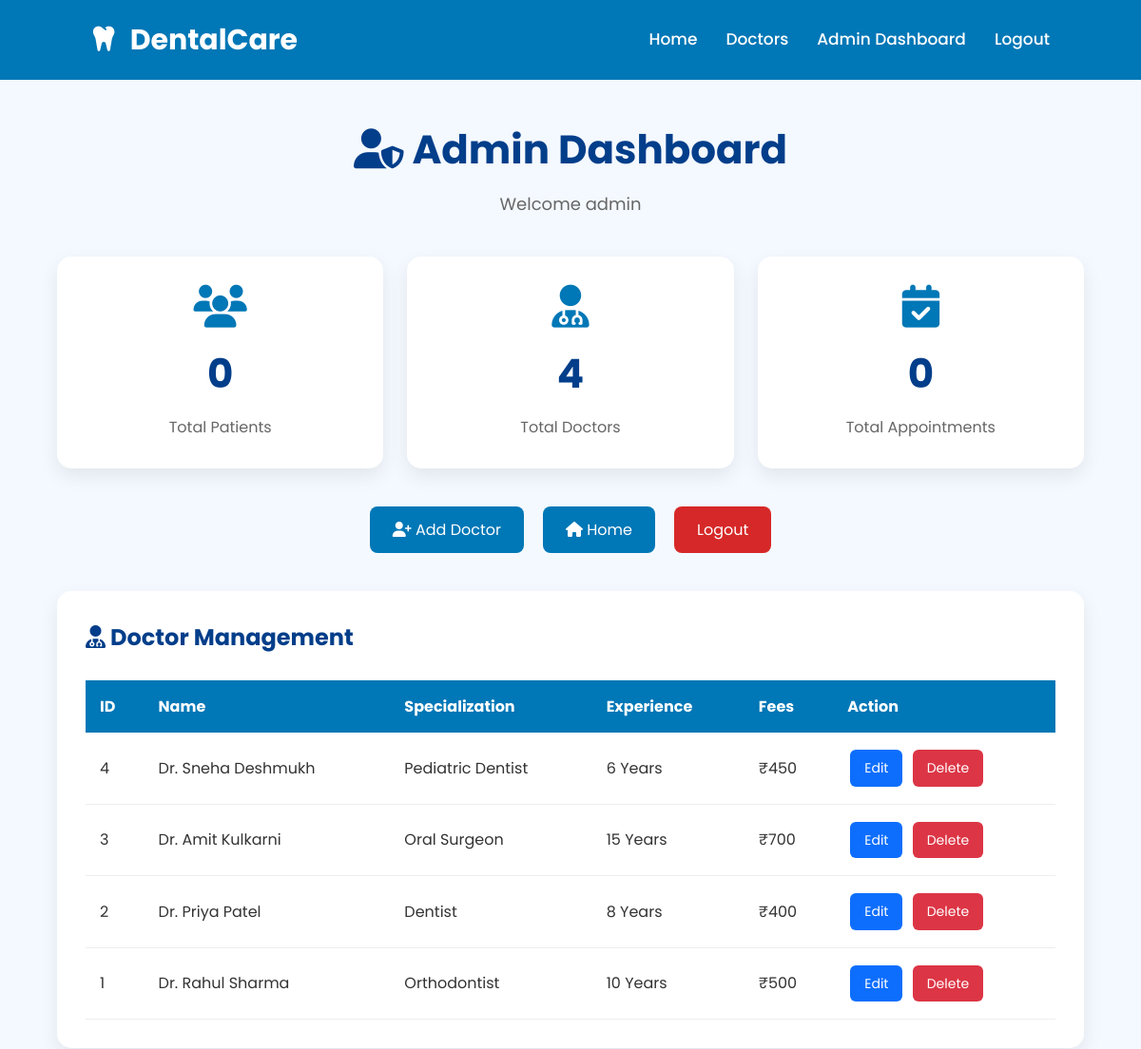
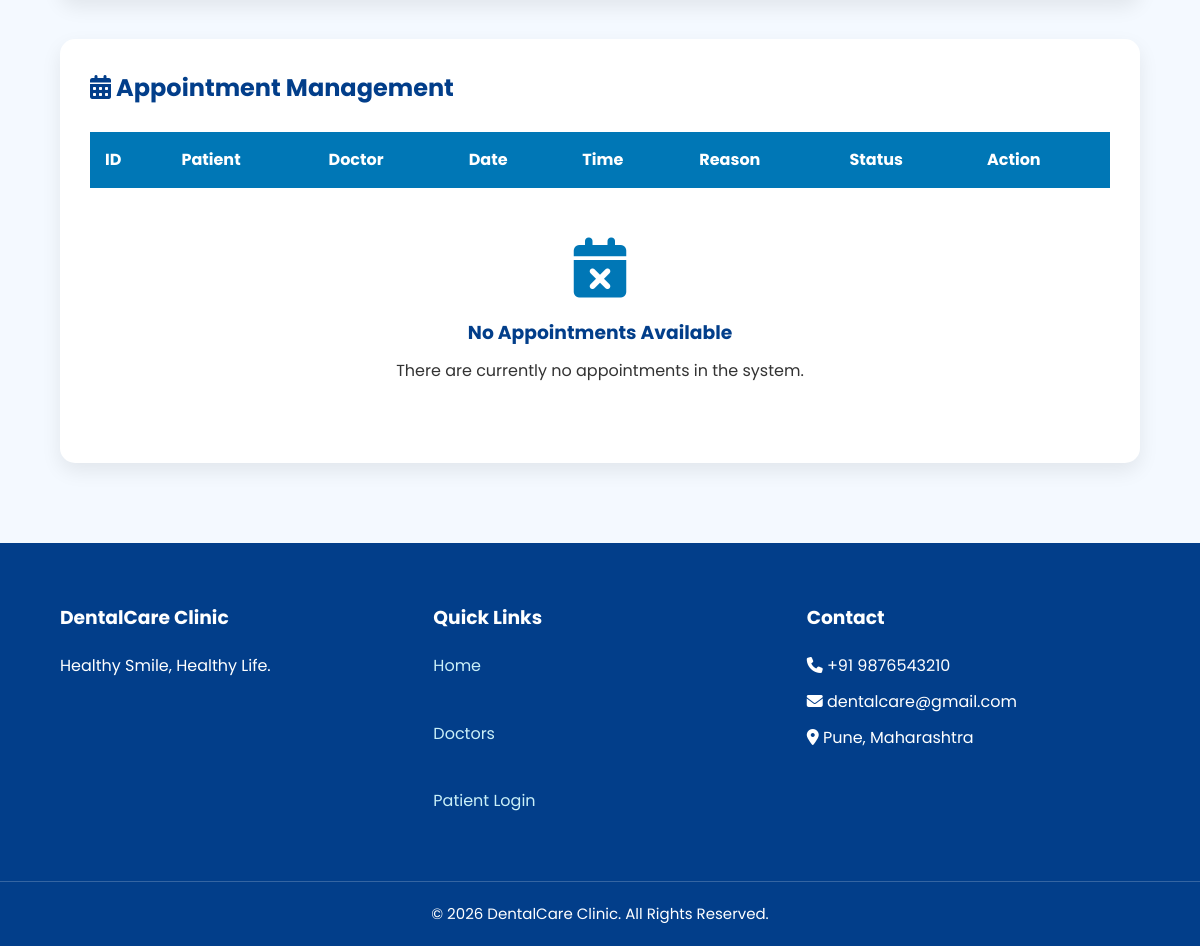
Screenshot of /admin/dashboard (signed in) with the database file from the repository (2 pictures, top to bottom).
### tables this page shows
CREATE TABLE doctors(
        id INTEGER PRIMARY KEY AUTOINCREMENT,
        name TEXT NOT NULL,
        specialization TEXT NOT NULL,
        experience INTEGER,
        fees INTEGER,
        image TEXT,
        about TEXT
    );

### app.py (the view)
@app.route("/admin/dashboard")
def admin_dashboard():
    if "admin" not in session:
        return redirect(url_for("admin"))
    conn = get_db_connection()
    patient_count = conn.execute(
        "SELECT COUNT(*) FROM patients"
    ).fetchone()[0]
    doctor_count = conn.execute(
        "SELECT COUNT(*) FROM doctors"
    ).fetchone()[0]
    appointment_count = conn.execute(
        "SELECT COUNT(*) FROM appointments"
    ).fetchone()[0]
    doctors = conn.execute("""
        SELECT *
        FROM doctors
        ORDER BY id DESC
    """).fetchall()
    appointments = conn.execute("""
        SELECT
            appointments.*,
            patients.name AS patient_name,
            doctors.name AS doctor_name
        FROM appointments
        JOIN patients
            ON appointments.patient_id = patients.id
        JOIN doctors
            ON appointments.doctor_id = doctors.id
        ORDER BY appointments.appointment_date DESC
    """).fetchall()
    conn.close()
    return render_template(
        "admin_dashboard.html",
        patient_count=patient_count,
        doctor_count=doctor_count,
        appointment_count=appointment_count,
        doctors=doctors,
        appointments=appointments
    )

### database.py (called while the page is built)
def get_db_connection():
    conn = sqlite3.connect(DATABASE)
    conn.row_factory = sqlite3.Row
    return conn

### templates/admin_dashboard.html (shortened to what this page needs)
{% extends "layout.html" %}
{% block content %}
<div class="admin-dashboard">
    <div class="dashboard-title">
        <h1>
            <i class="fa-solid fa-user-shield"></i>
            Admin Dashboard
        </h1>
        <p>
            Welcome {{ session['admin'] }}
        </p>
    </div>
    <div class="dashboard-cards">
        <div class="card">
            <i class="fa-solid fa-users"></i>
            <h2>{{ patient_count }}</h2>
            <p>Total Patients</p>
        </div>
        <div class="card">
            <i class="fa-solid fa-user-doctor"></i>
            <h2>{{ doctor_count }}</h2>
            <p>Total Doctors</p>
        </div>
        <div class="card">
            <i class="fa-solid fa-calendar-check"></i>
            <h2>{{ appointment_count }}</h2>
            <p>Total Appointments</p>
        </div>
    </div>
    <div class="admin-buttons">
        <a href="{{ url_for('add_doctor') }}" class="btn">
            <i class="fa-solid fa-user-plus"></i>
            Add Doctor
        </a>
        <a href="{{ url_for('home') }}" class="btn">
            <i class="fa-solid fa-house"></i>
            Home
        </a>
        <a href="{{ url_for('admin_logout') }}" class="btn btn-danger">
            Logout
        </a>
    </div>
    <div class="table-container">
        <h2>
            <i class="fa-solid fa-user-doctor"></i>
            Doctor Management
        </h2>
        <table class="appointment-table">
            <thead>
                <tr>
                    <th>ID</th>
                    <th>Name</th>
                    <th>Specialization</th>
                    <th>Experience</th>
                    <th>Fees</th>
                    <th>Action</th>
                </tr>
            </thead>
            <tbody>
            {% for doctor in doctors %}
                <tr>
                    <td>{{ doctor['id'] }}</td>
                    <td>{{ doctor['name'] }}</td>
                    <td>{{ doctor['specialization'] }}</td>
                    <td>{{ doctor['experience'] }} Years</td>
                    <td>₹{{ doctor['fees'] }}</td>
                    <td>
                        <a href="{{ url_for('edit_doctor',
                        id=doctor['id']) }}"
                        class="btn-small edit">
                            Edit
                        </a>
                        <a href="{{ url_for('delete_doctor',
                        id=doctor['id']) }}"
                        class="btn-small delete"
                        onclick="return confirm('Delete this doctor?')">
                            Delete
                        </a>
                    </td>
                </tr>
            {% endfor %}
            </tbody>
        </table>
    </div>
    <div class="table-container">
        <h2>
            <i class="fa-solid fa-calendar-days"></i>
            Appointment Management
        </h2>
        <table class="appointment-table">
            <thead>
                <tr>
                    <th>ID</th>
                    <th>Patient</th>
                    <th>Doctor</th>
                    <th>Date</th>
                    <th>Time</th>
                    <th>Reason</th>
                    <th>Status</th>
                    <th>Action</th>
                </tr>
            </thead>
        </table>
        {% if appointments|length == 0 %}
        <div class="empty-state">
            <i class="fa-solid fa-calendar-xmark"></i>
            <h3>No Appointments Available</h3>
            <p>
                There are currently no appointments in the system.
            </p>
        </div>
        {% endif %}
    </div>
</div>
{% endblock %}

### static/css/style.css (style rules this page uses)
* { margin:0; padding:0; box-sizing:border-box; font-family:'Poppins',sans-serif; }
html { scroll-behavior:smooth; }
body { background:#f4f9ff; color:#333; line-height:1.6; }
a { text-decoration:none; }
.btn { display:inline-block; background:#0077b6; color:#fff; padding:12px 24px; border-radius:8px; transition:.3s; border:none; cursor:pointer; }
.btn-danger { background:#d62828; }
.admin-dashboard { width:90%; max-width:1400px; margin:40px auto; }
.dashboard-title { text-align:center; margin-bottom:40px; }
.dashboard-title h1 { font-size:42px; color:#023e8a; margin-bottom:10px; }
.dashboard-title p { color:#666; font-size:18px; }
.dashboard-cards { display:grid; grid-template-columns:repeat(auto-fit,minmax(250px,1fr)); gap:25px; margin-bottom:40px; }
.card { background:#fff; border-radius:15px; padding:30px; text-align:center; box-shadow:0 8px 20px rgba(0,0,0,.08); }
.card i { font-size:45px; color:#0077b6; margin-bottom:15px; }
.card h2 { font-size:42px; color:#023e8a; margin-bottom:10px; }
.card p { color:#666; }
.admin-buttons { display:flex; justify-content:center; gap:20px; margin-bottom:40px; flex-wrap:wrap; }
.table-container { background:#fff; border-radius:15px; padding:30px; box-shadow:0 8px 20px rgba(0,0,0,.08); margin-bottom:40px; overflow-x:auto; }
.table-container h2 { color:#023e8a; margin-bottom:25px; }
.appointment-table { width:100%; border-collapse:collapse; }
.appointment-table th { background:#0077b6; color:white; padding:15px; text-align:left; }
.appointment-table td { padding:15px; border-bottom:1px solid #eee; }
.btn-small { display:inline-block; padding:8px 15px; border-radius:6px; color:white; text-decoration:none; font-size:14px; margin:3px; }
.edit { background:#0d6efd; }
.delete { background:#dc3545; }
.empty-state { text-align:center; padding:50px; }
.empty-state i { font-size:60px; color:#0077b6; margin-bottom:20px; }
.empty-state h3 { color:#023e8a; margin-bottom:10px; }

### rows the page displays
doctors: id "4", name "Dr. Sneha Deshmukh", specialization "Pediatric Dentist", experience "6", fees "450"
doctors: id "3", name "Dr. Amit Kulkarni", specialization "Oral Surgeon", experience "15", fees "700"
doctors: id "2", name "Dr. Priya Patel", specialization "Dentist", experience "8", fees "400"
doctors: id "1", name "Dr. Rahul Sharma", specialization "Orthodontist", experience "10", fees "500"

### other values shown
{{ session['admin'] }} "admin"
{{ patient_count }} "0"
{{ doctor_count }} "4"
{{ appointment_count }} "0"
